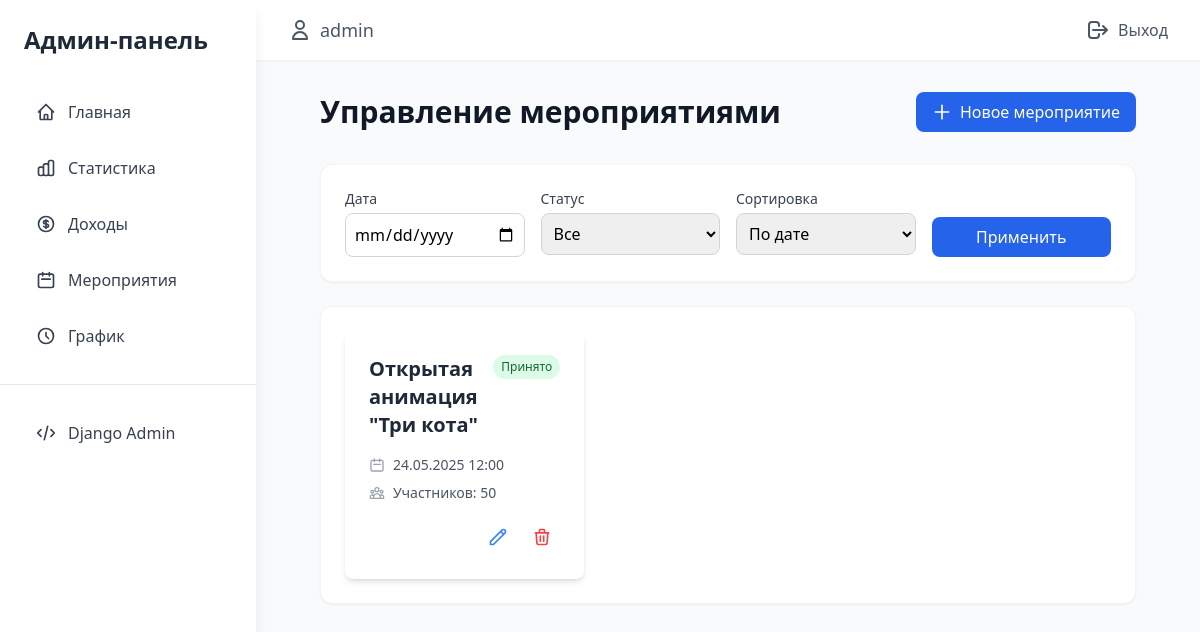
/staff/events/ (signed in), run on the app's committed database.
### main/models.py (models this page shows, shortened)
class CustomUser(AbstractUser):
    ROLE_CHOICES = [
        ('CLIENT', 'Клиент'),
        ('STAFF', 'Сотрудник'),
        ('MANAGER', 'Менеджер'),
        ('ADMIN', 'Администратор'),
    ]
    phone_number = models.CharField(max_length=15, unique=True, verbose_name="Номер телефона")
    role = models.CharField(
        max_length=10,
        choices=ROLE_CHOICES,
        default='CLIENT',
        verbose_name='Роль'
    )
    email = models.EmailField(unique=True, verbose_name="Email")

### staff/models.py (models this page shows, shortened)
class Event(models.Model):
    LOCATION_CHOICES = [
        ('main', 'Основная площадка'),
        ('secondary', 'Дополнительная площадка')
    ]
    name = models.CharField(max_length=255, verbose_name="Название")
    description = models.TextField(verbose_name="Описание")
    date = models.DateTimeField(verbose_name="Дата и время")
    location = models.CharField(
        max_length=100,
        choices=LOCATION_CHOICES,
        default='main',
        verbose_name="Место проведения"
    )
    event_type = models.CharField(
        max_length=50,
        choices=EVENT_TYPES,
        verbose_name="Тип мероприятия"
    )
    moderation_status = models.CharField(
        max_length=20,
        choices=MODERATION_STATUS,
        default='pending',
        verbose_name="Статус модерации"
    )
    booking = models.OneToOneField(
        'bookings.Booking',
        on_delete=models.CASCADE,
        null=True,
        blank=True,
        verbose_name="Бронирование"
    )
    image = models.ImageField(
        upload_to='events/',
        null=True,
        blank=True,
        verbose_name="Изображение"
    )
    max_participants = models.PositiveIntegerField(
        default=10,
        verbose_name='Максимальное количество участников'
    )
    def get_moderation_status_display(self):
        return dict(MODERATION_STATUS).get(self.moderation_status, self.moderation_status)
    class Meta:
        verbose_name = "Мероприятие"
        verbose_name_plural = "Мероприятия"
        ordering = ['date']  # Сортировка по дате (от ближайших к дальним)

### staff/views.py (the view)
# urls.py: path('events/', views.events_view, name='events'),
@login_required
@role_required('Admin', 'Manager')
def events_view(request):
    events = Event.objects.filter(booking__isnull=True)
    filter_by_type = request.GET.get('type')
    if filter_by_type:
        events = events.filter(event_type=filter_by_type)
    event_date = request.GET.get('event_date')
    if event_date:
        events = events.filter(date__date=event_date)
    moderation_status = request.GET.get('moderation_status')
    if moderation_status:
        events = events.filter(moderation_status=moderation_status)
    sort_by = request.GET.get('sort_by', '')
    if sort_by == 'date':
        events = events.order_by('date')
    elif sort_by == 'name':
        events = events.order_by('name')
    paginator = Paginator(events, 10)
    page_number = request.GET.get('page', 1)
    page_obj = paginator.get_page(page_number)
    no_events = events.count() == 0
    return render(request, 'staff/admin/events.html', {
        'events': page_obj,
        'event_date': event_date,
        'moderation_status': moderation_status,
        'sort_by': sort_by,
        'no_events': no_events,
    })

### staff/views.py (called while the page is built)
def role_required(*group_names):
    def in_groups(user):
        if user.is_authenticated:
            if bool(user.groups.filter(name__in=group_names)) or user.is_superuser:
                return True
        return False
    return user_passes_test(in_groups)

### staff/templates/staff/admin/events.html (shortened to what this page needs)
{% extends 'staff/base_admin.html' %}
{% load static %}
{% block admin_content %}
<div class="max-w-7xl mx-auto px-4 sm:px-6 lg:px-8">
    <div class="flex justify-between items-center mb-8">
        <h1 class="text-3xl font-bold text-gray-900">Управление мероприятиями</h1>
        <button onclick="openModal('createEventModal')"
                class="bg-blue-600 text-white px-4 py-2 rounded-lg hover:bg-blue-700 transition-colors flex items-center gap-2">
            <svg xmlns="http://www.w3.org/2000/svg" class="h-5 w-5" fill="none" viewBox="0 0 24 24" stroke="currentColor">
                <path stroke-linecap="round" stroke-linejoin="round" stroke-width="2" d="M12 4v16m8-8H4"/>
            </svg>
            Новое мероприятие
        </button>
    </div>
    <div class="bg-white rounded-xl shadow-sm border border-gray-100 p-6 mb-6">
        <form method="GET" class="grid grid-cols-1 md:grid-cols-4 gap-4">
            <div>
                <label class="block text-sm font-medium text-gray-700 mb-1">Дата</label>
                <input type="date" name="event_date"
                       value="{{ request.GET.event_date }}"
                       class="w-full p-2 border border-gray-300 rounded-lg focus:ring-2 focus:ring-blue-500 focus:border-blue-500">
            </div>
            <div>
                <label class="block text-sm font-medium text-gray-700 mb-1">Статус</label>
                <select name="moderation_status" class="w-full p-2 border border-gray-300 rounded-lg focus:ring-2 focus:ring-blue-500 focus:border-blue-500">
                    <option value="">Все</option>
                </select>
            </div>
            <div>
                <label class="block text-sm font-medium text-gray-700 mb-1">Сортировка</label>
                <select name="sort_by" class="w-full p-2 border border-gray-300 rounded-lg focus:ring-2 focus:ring-blue-500 focus:border-blue-500">
                    <option value="date" {% if request.GET.sort_by == "date" %}selected{% endif %}>По дате</option>
                </select>
            </div>
            <div class="flex items-end">
                <button type="submit" class="bg-blue-600 text-white w-full px-4 py-2 rounded-lg hover:bg-blue-700 transition-colors">
                    Применить
                </button>
            </div>
        </form>
    </div>
    <div class="bg-white rounded-xl shadow-sm border border-gray-100 p-6">
        <div class="grid grid-cols-1 md:grid-cols-2 lg:grid-cols-3 gap-6">
            {% for event in events %}
            <div class="bg-white p-6 rounded-lg shadow-md hover:shadow-lg transition-shadow">
                <div class="flex justify-between items-start mb-4">
                    <h3 class="text-xl font-semibold text-gray-800">{{ event.name }}</h3>
                    <span class="px-2 py-1 text-xs rounded-full
                        {% if event.moderation_status == 'approved' %}bg-green-100 text-green-800
                        {% elif event.moderation_status == 'rejected' %}bg-red-100 text-red-800
                        {% else %}bg-yellow-100 text-yellow-800{% endif %}">
                        {{ event.get_moderation_status_display }}
                    </span>
                </div>
                <div class="space-y-2 text-sm text-gray-600">
                    <div class="flex items-center gap-2">
                        <svg xmlns="http://www.w3.org/2000/svg" class="h-4 w-4 text-gray-400" fill="none" viewBox="0 0 24 24" stroke="currentColor">
                            <path stroke-linecap="round" stroke-linejoin="round" stroke-width="2" d="M8 7V3m8 4V3m-9 8h10M5 21h14a2 2 0 002-2V7a2 2 0 00-2-2H5a2 2 0 00-2 2v12a2 2 0 002 2z"/>
                        </svg>
                        <span>{{ event.date|date:"d.m.Y H:i" }}</span>
                    </div>
                    <div class="flex items-center gap-2">
                        <span>Участников: {{ event.max_participants }}</span>
                    </div>
                </div>
                <div class="flex justify-end mt-4 space-x-2">
                    <a href="{% url 'staff:edit-event' event.id %}"
                       class="p-2 text-blue-500 hover:bg-blue-50 rounded-full transition-colors">
                        <svg xmlns="http://www.w3.org/2000/svg" class="h-5 w-5" fill="none" viewBox="0 0 24 24" stroke="currentColor">
                            <path stroke-linecap="round" stroke-linejoin="round" stroke-width="2" d="M15.232 5.232l3.536 3.536m-2.036-5.036a2.5 2.5 0 113.536 3.536L6.5 21.036H3v-3.572L16.732 3.732z"/>
                        </svg>
                    </a>
                    <form action="{% url 'staff:delete-event' event.id %}" method="post"
                          onsubmit="return confirm('Удалить мероприятие?')">
                        <button type="submit"
                                class="p-2 text-red-500 hover:bg-red-50 rounded-full transition-colors">
                            <svg xmlns="http://www.w3.org/2000/svg" class="h-5 w-5" fill="none" viewBox="0 0 24 24" stroke="currentColor">
                                <path stroke-linecap="round" stroke-linejoin="round" stroke-width="2" d="M19 7l-.867 12.142A2 2 0 0116.138 21H7.862a2 2 0 01-1.995-1.858L5 7m5 4v6m4-6v6m1-10V4a1 1 0 00-1-1h-4a1 1 0 00-1 1v3M4 7h16"/>
                            </svg>
                        </button>
                    </form>
                </div>
            </div>
            {% endfor %}
        </div>
    </div>
</div>
{% endblock %}

### staff/templates/staff/base_admin.html (shortened to what this page needs)
{% load static %}
<!DOCTYPE html>
<html lang="ru">
<head>
    <link rel="stylesheet" href="https://cdn.jsdelivr.net/npm/flatpickr/dist/flatpickr.min.css">
    <link rel="stylesheet" href="{% static 'staff/css/admin.css' %}">
    <script src="https://cdn.tailwindcss.com"></script>
</head>
<body class="bg-gray-50">
<div class="min-h-screen flex">
    <aside class="w-64 bg-white shadow-lg fixed left-0 top-0 bottom-0 overflow-y-auto">
        <div class="p-6">
            <h2 class="text-2xl font-bold text-gray-800 mb-8">Админ-панель</h2>
            <nav class="space-y-2">
                <a href="{% url 'staff:admin-dashboard' %}" class="flex items-center p-3 text-gray-700 hover:bg-blue-50 rounded-lg transition-all">
                    <svg class="w-5 h-5 mr-3" fill="none" stroke="currentColor" viewBox="0 0 24 24">
                        <path stroke-linecap="round" stroke-linejoin="round" stroke-width="2" d="M3 12l2-2m0 0l7-7 7 7M5 10v10a1 1 0 001 1h3m10-11l2 2m-2-2v10a1 1 0 01-1 1h-3m-6 0a1 1 0 001-1v-4a1 1 0 011-1h2a1 1 0 011 1v4a1 1 0 001 1m-6 0h6"></path>
                    </svg>
                    Главная
                </a>
                <a href="{% url 'staff:statistics' %}" class="flex items-center p-3 text-gray-700 hover:bg-blue-50 rounded-lg transition-all">
                    Статистика
                </a>
                <a href="{% url 'staff:income-management' %}" class="flex items-center p-3 text-gray-700 hover:bg-blue-50 rounded-lg transition-all">
                    Доходы
                </a>
                <a href="{% url 'staff:events' %}" class="flex items-center p-3 text-gray-700 hover:bg-blue-50 rounded-lg transition-all">
                    <svg class="w-5 h-5 mr-3" fill="none" stroke="currentColor" viewBox="0 0 24 24">
                        <path stroke-linecap="round" stroke-linejoin="round" stroke-width="2" d="M8 7V3m8 4V3m-9 8h10M5 21h14a2 2 0 002-2V7a2 2 0 00-2-2H5a2 2 0 00-2 2v12a2 2 0 002 2z"></path>
                    </svg>
                    Мероприятия
                </a>
                <a href="{% url 'staff:admin_shift_approval' %}" class="flex items-center p-3 text-gray-700 hover:bg-blue-50 rounded-lg transition-all">
                    <svg class="w-5 h-5 mr-3" fill="none" stroke="currentColor" viewBox="0 0 24 24">
                        <path stroke-linecap="round" stroke-linejoin="round" stroke-width="2" d="M12 8v4l3 3m6-3a9 9 0 11-18 0 9 9 0 0118 0z"></path>
                    </svg>
                    График
                </a>
            </nav>
        </div>
        <div class="p-6 border-t mt-auto">
            <a href="{% url 'admin:index' %}" class="flex items-center p-3 text-gray-700 hover:bg-blue-50 rounded-lg transition-all">
                <svg class="w-5 h-5 mr-3" fill="none" stroke="currentColor" viewBox="0 0 24 24">
                    <path stroke-linecap="round" stroke-linejoin="round" stroke-width="2" d="M10 20l4-16m4 4l4 4-4 4M6 16l-4-4 4-4"></path>
                </svg>
                Django Admin
            </a>
        </div>
    </aside>
    <div class="ml-64 flex-1">
        <header class="bg-white shadow-sm">
            <div class="max-w-7xl mx-auto px-4 py-4 sm:px-6 lg:px-8 flex justify-between items-center">
                <div class="flex items-center space-x-4">
                    <a href="{% url 'accounts:profile' %}" class="text-gray-600 hover:text-gray-900 flex items-center">
                        <svg class="w-6 h-6 mr-2" fill="none" stroke="currentColor" viewBox="0 0 24 24">
                            <path stroke-linecap="round" stroke-linejoin="round" stroke-width="2" d="M16 7a4 4 0 11-8 0 4 4 0 018 0zM12 14a7 7 0 00-7 7h14a7 7 0 00-7-7z"></path>
                        </svg>
                        <span class="text-lg font-medium">{{ user.username }}</span>
                    </a>
                </div>
                <form action="{% url 'accounts:logout' %}" method="post">
                    <button type="submit" class="flex items-center text-gray-600 hover:text-gray-900">
                        <svg class="w-6 h-6 mr-2" fill="none" stroke="currentColor" viewBox="0 0 24 24">
                            <path stroke-linecap="round" stroke-linejoin="round" stroke-width="2" d="M17 16l4-4m0 0l-4-4m4 4H7m6 4v1a3 3 0 01-3 3H6a3 3 0 01-3-3V7a3 3 0 013-3h4a3 3 0 013 3v1"></path>
                        </svg>
                        Выход
                    </button>
                </form>
            </div>
        </header>
        <main class="p-8">
            {% block admin_content %}{% endblock %}
        </main>
    </div>
</div>
</body>
</html>

### data on the page
CustomUser: username "admin"
Event: name "Открытая анимация \"Три кота\"", moderation_status "Принято", date "24.05.2025 12:00", max_participants "50"
